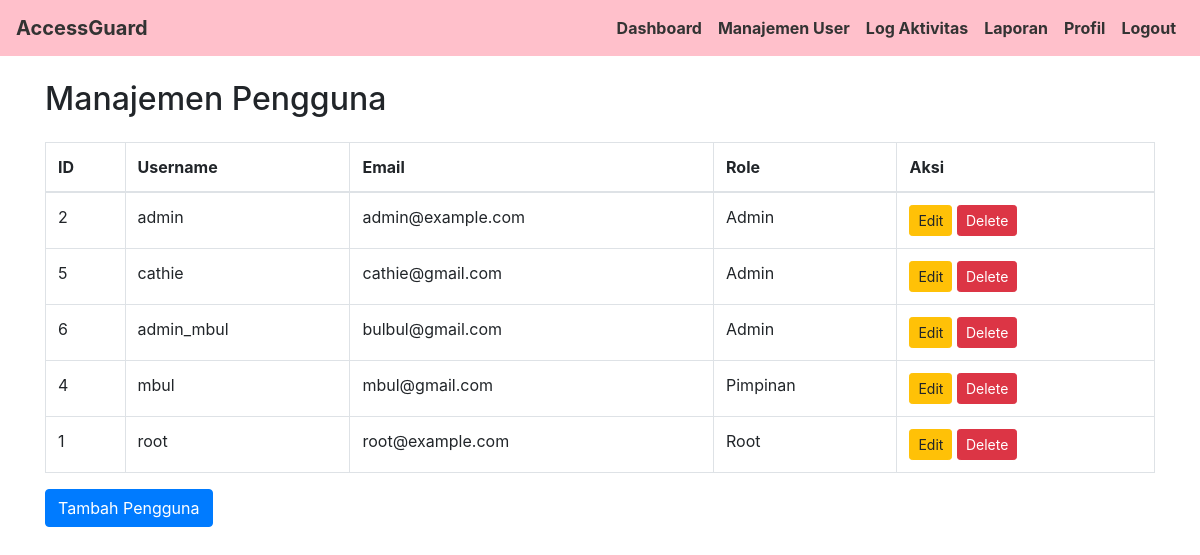
The app's page /Root/user_management.php (signed in) with its own data.
### tables this page shows
CREATE TABLE `users` (
  `id` int(11) NOT NULL,
  `username` varchar(50) NOT NULL COMMENT 'Nama pengguna',
  `email` varchar(100) NOT NULL COMMENT 'Email pengguna',
  `password` varchar(255) NOT NULL COMMENT 'Kata sandi hashed',
  `role_id` int(11) NOT NULL COMMENT 'ID dari role pengguna',
  `created_at` timestamp NOT NULL DEFAULT current_timestamp() COMMENT 'Waktu pembuatan akun',
  `updated_at` timestamp NOT NULL DEFAULT current_timestamp() ON UPDATE current_timestamp() COMMENT 'Waktu terakhir data diperbarui'
);

CREATE TABLE `roles` (
  `id` int(11) NOT NULL,
  `role_name` varchar(50) NOT NULL COMMENT 'Nama peran, seperti Root, Staf Administrasi, Pimpinan',
  `description` text DEFAULT NULL COMMENT 'Deskripsi singkat peran'
);

### Root/user_management.php (the view, shortened to what this page needs)
<?php
include '../dbconfig.php';
$query = "SELECT users.id, users.username, users.email, roles.role_name, users.role_id FROM users JOIN roles ON users.role_id = roles.id";
$result = $conn->query($query);
include '../navbar.php';
?>
<!DOCTYPE html>
<html lang="en">
<head>
    <link href="https://maxcdn.bootstrapcdn.com/bootstrap/4.5.2/css/bootstrap.min.css" rel="stylesheet">
</head>
<body>
<div class="container mt-4">
    <h2 class="mb-4">Manajemen Pengguna</h2>
    <table class="table table-bordered">
        <thead>
            <tr>
                <th>ID</th>
                <th>Username</th>
                <th>Email</th>
                <th>Role</th>
                <th>Aksi</th>
            </tr>
        </thead>
        <tbody>
            <?php while ($row = $result->fetch_assoc()): ?>
                <tr>
                    <td><?= htmlspecialchars($row['id']); ?></td>
                    <td><?= htmlspecialchars($row['username']); ?></td>
                    <td><?= htmlspecialchars($row['email']); ?></td>
                    <td><?= htmlspecialchars($row['role_name']); ?></td>
                    <td>
                        <button class="btn btn-warning btn-sm" data-toggle="modal" data-target="#editUserModal" data-id="<?= $row['id'] ?>" data-username="<?= htmlspecialchars($row['username']); ?>" data-email="<?= htmlspecialchars($row['email']); ?>" data-role_id="<?= $row['role_id'] ?>">Edit</button>
                        <a href="user_management.php?delete_id=<?= $row['id']; ?>" onclick="return confirm('Apakah Anda yakin ingin menghapus pengguna ini?');" class="btn btn-danger btn-sm">Delete</a>
                    </td>
                </tr>
            <?php endwhile; ?>
        </tbody>
    </table>
    <button class="btn btn-primary" data-toggle="modal" data-target="#addUserModal">Tambah Pengguna</button>
</div>
</body>
</html>

### navbar.php (style rules this page uses)
:root { --pink-pastel: #FFC0CB; --pink-dark: #FF91A4; --yellow-pastel: #FFFACD; --text-color: #333333; }

### records on screen
users: id "2", username "admin", email "admin@example.com", role.role_name "Admin"
users: id "5", username "cathie", email "cathie@gmail.com", role.role_name "Admin"
users: id "6", username "admin_mbul", email "bulbul@gmail.com", role.role_name "Admin"
users: id "4", username "mbul", email "mbul@gmail.com", role.role_name "Pimpinan"
users: id "1", username "root", email "root@example.com", role.role_name "Root"
